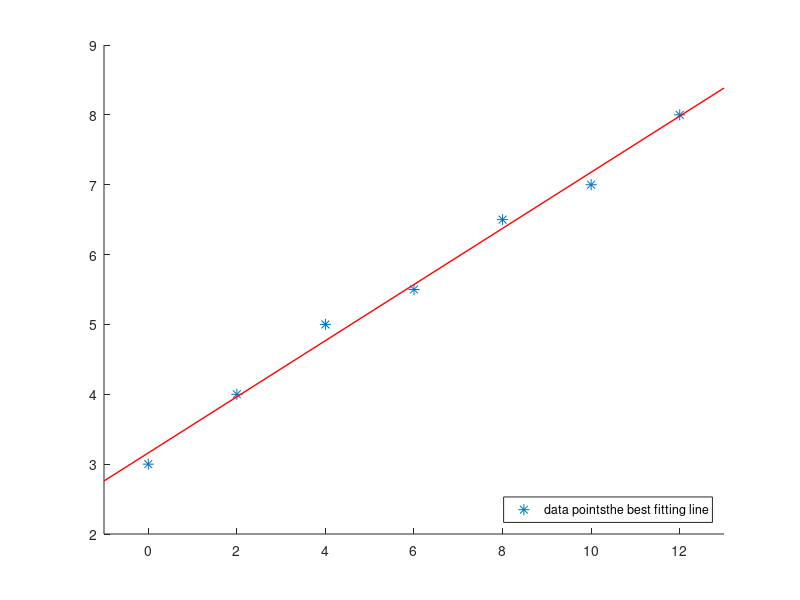

Recreate this plot in MATLAB.
% Peter - watertank - solution
clc; clf; clear;
hold on;

% transform the
t=0:2:12;
f=[3,4,5,5.5,6.5,7,8];

% we are also examine the rref
% transforming them to a column vector
t=t(:); f=f(:);
% build the gaussian equation
A=[ones(size(t)), t];
fprintf("- the rref of the gaussian normal equation:\n\n")
disp(rref([A'*A, A'*f]))
fprintf("\n");



p=polyfit(t,f,1);
% we are searching the line in b+at form
a=p(1); b=p(2);

plot(t,f,"*","MarkerSize",8);
% saveas(gca(),"peter_water_data.png","png");
% return;

plot([-1,13],polyval(p,[-1,13]),"r","LineWidth",1);

legend(["data points","the best fitting line"],"Location","southeast");
axis([-1,13,2,9]);

saveas(gca(),"peter_water_solution.png","png");

fprintf("- the best line is: %.4f + %.4f*t\n",b,a);
fprintf("- at t=20 the height of the water is: %.4f + %.4f*20 = %.4f\n",b,a,polyval(p,20));
fprintf("- the tank will be full at t=(50-%.4f)/%.4f = %.4f\n",b,a,(50-b)/a);
fprintf("- the tank was empty at t=(0-%.4f)/%.4f = %.4f\n",b,a,(0-b)/a);


hold off;
